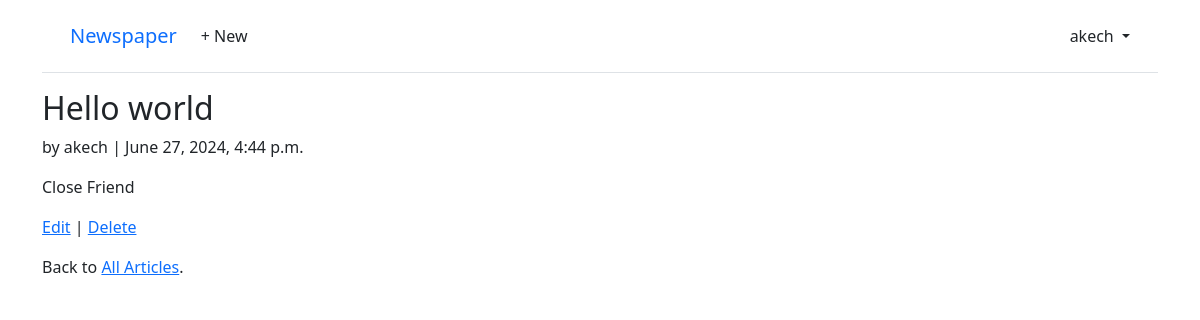
/articles/1/ (signed in), run on the app's committed database.
### articles/models.py (models this page shows, shortened)
class Article(models.Model):
    title = models.CharField(max_length=255)
    body = models.TextField()
    date = models.DateTimeField(auto_now_add=True)
    author = models.ForeignKey(
        settings.AUTH_USER_MODEL,
        on_delete=models.CASCADE,
    )

### articles/views.py (the view)
# urls.py: path("<int:pk>/", ArticleDetailView.as_view(), name="article_detail"),
class ArticleDetailView(LoginRequiredMixin, DetailView): # new
    model = Article
    template_name = "article_detail.html"

### templates/article_detail.html
{% extends "base.html" %}
{% block content %}
<div class="article-entry">
    <h2>{{ object.title }}</h2>
    <p>by {{ object.author }} | {{ object.date }}</p>
    <p>{{ object.body }}</p>
</div>
<p><a href="{% url 'article_edit' article.pk %}">Edit</a> |
    <a href="{% url 'article_delete' article.pk %}">Delete</a></p>
 <p>Back to <a href="{% url 'article_list' %}">All Articles</a>.</p>
{% endblock content %}

### templates/base.html (shortened to what this page needs)
<!DOCTYPE html>
<html>
<head>
  <link href="https://cdn.jsdelivr.net/npm/bootstrap@5.1.3/dist/css/bootstrap.min.css" rel="stylesheet"
>
</head>
<body>
  <div class="container">
    <header class="p-3 mb-3 border-bottom">
      <div class="container">
        <div class="d-flex flex-wrap align-items-center justify-content-center
          justify-content-lg-start">
          <a class="navbar-brand" href="{% url 'home' %}">Newspaper</a>
          <ul class="nav col-12 col-lg-auto me-lg-auto mb-2 justify-content-center
            mb-md-0">
            {% if user.is_authenticated %}
            <li><a href="{% url 'article_new' %}" class="nav-link px-2 link-dark">+ New</a></li>
          </ul>
          <div class="dropdown text-end">
            <a href="#" class="d-block link-dark text-decoration-none dropdown-toggle" id="dropdownUser1"
              data-bs-toggle="dropdown" aria-expanded="false">
              {{ user.username }}
            </a>
          </div>
          {% else %}
          <div class="text-end">
            <a href="{% url 'login' %}" class="btn btn-outline-primary me-2">Log
              In</a>
            <a href="{% url 'signup' %}" class="btn btn-primary">Sign Up</a>
          </div>
          {% endif %}
        </div>
      </div>
    </header>
    <main>
      {% block content %}
      {% endblock content %}
    </main>
  </div>
</body>
</html>

### data on the page
Article: title "Hello world", author "akech", date "June 27, 2024, 4:44 p.m.", body "Close Friend"

### other printed values
{{ user.username }} "akech"
